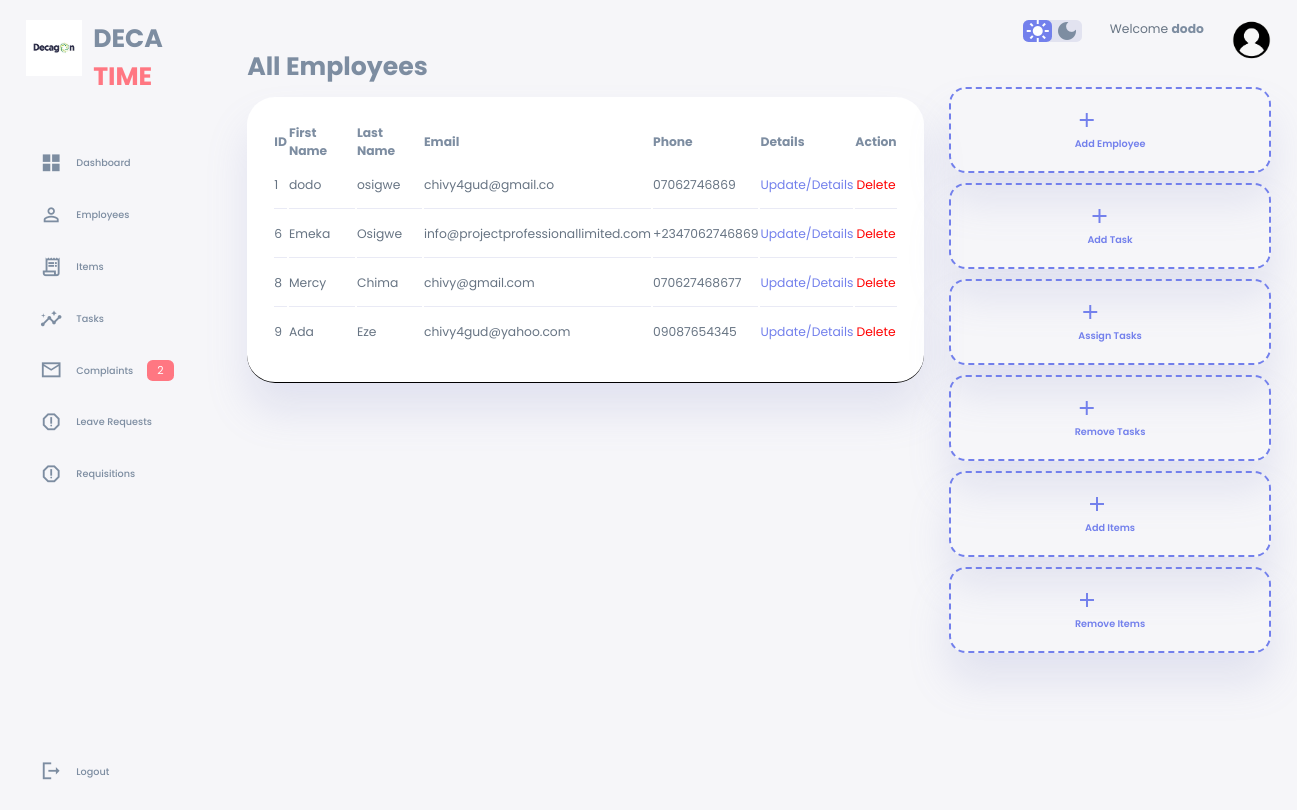
Page /report_employee (signed in) on the committed database.
### tables this page shows
CREATE TABLE employees (

    id INTEGER PRIMARY KEY AUTOINCREMENT NOT NULL,
    first_name TEXT NOT NULL,
    middle_name TEXT,
    last_name TEXT NOT NULL,
    email TEXT NOT NULL UNIQUE,
    phone TEXT NOT NULL,
    gender TEXT NOT NULL,
    country TEXT NOT NULL,
    origin_state TEXT,
    designation TEXT NOT NULL,
    aaddress TEXT NOT NULL,
    qualification TEXT,
    grade TEXT NOT NULL,
    age INTEGER,
    registration_date DATESTAMP

, 'date' DATETIME);

### app.py (the view)
@app.route("/report_employee", methods=["GET", "POST"])
@login_required
def report_employee():
    if session["user_role"] != 1:
        error_message = "Access Denied"
        return render_template("index.html", error = error_message)
    rows = db.execute("SELECT * FROM employees")
    count = 0
    return render_template("report_employees.html", rows = rows, count = count)

### app.py (called while the page is built)
@app.after_request
def after_request(response):
    response.headers["Cache-Control"] = "no-cache, no-store, must-revalidate"
    response.headers["Expires"] = 0
    response.headers["Pragma"] = "no-cache"
    return response

### helpers.py (called while the page is built)
def login_required(f):
    @wraps(f)
    def decorated_function(*args, **kwargs):
        if session.get("user_id") is None or session.get("user_name") is None or session.get("complaint_count") is None or session.get("user_role") is None or session.get("employees") is None or session.get("tasks") is None:
            return redirect("/login")
        return f(*args, **kwargs)
    return decorated_function

### templates/report_employees.html (shortened to what this page needs)
{% extends "layout.html" %}
{% block main %}
            <div class="recent">
                <h2>All Employees</h2>
                <table>
                    <thead>
                        <tr>
                            <th>ID</th>
                            <th>First Name</th>
                            <th>Last Name</th>
                            <th>Email</th>
                            <th>Phone</th>
                            <th>Details</th>
                            <th>Action</th>
                        </tr>
                    </thead>
                    <tbody>
                        {% for row in rows %}
                            <tr>
                                <td>{{ row["id"] }}</td>
                                <td>{{ row["first_name"] }}</td>
                                <td>{{ row["last_name"] }}</td>
                                <td>{{ row["email"] }}</td>
                                <td>{{ row["phone"] }}</td>
                                <td class="primary"><a href="/employee_detail?id={{ row["id"] }}">Update/Details</a></td>
                                <td class="danger"><a style="color: red;"href="/delete_employee?id={{ row["id"] }}">Delete</a></td>
                            </tr>
                            {% set count = count + 2 %}
                        {% endfor %}
                    </tbody>
                </table>
            </div>
{% endblock %}

### templates/layout.html (shortened to what this page needs)
<!DOCTYPE html>
<html lang="en">
<head>
    <link rel="stylesheet" href="/static/style.css">
</head>
<body>
    <div class="container">
        <aside>
            <div class="top">
                <div class="logo">
                    <img src="./static/images/logo.jpeg" alt="">
                    <h2>DECA <span class="danger"> TIME </span></h2>
                </div>
            </div>
            {% if session["user_role"] == 1 %}
                <div class="sidebar">
                    <a href="/">
                        <span class="material-icons-sharp">grid_view</span>
                        <h3>Dashboard</h3>
                    </a>
                    <a href="/report_employee" class="">
                        <span class="material-icons-sharp">person_outline</span>
                        <h3>Employees</h3>
                    </a>
                    <a href="/report_item" class="">
                        <span class="material-icons-sharp">receipt_long</span>
                        <h3>Items</h3>
                    </a>
                    <a href="report_task" class="">
                        <span class="material-icons-sharp">insights</span>
                        <h3>Tasks</h3>
                    </a>
                    <a href="/report_complaints" class="">
                        <span class="material-icons-sharp">mail_outline</span>
                        <h3>Complaints</h3>
                        <span class="message-count">{{ session["complaint_count"] }}</span>
                    </a>
                    <a href="/report_leave" class="">
                        <span class="material-icons-sharp">report_gmailerrorred</span>
                        <h3>Leave Requests</h3>
                    </a>
                    <a href="/report_requisition" class="">
                        <span class="material-icons-sharp">report_gmailerrorred</span>
                        <h3>Requisitions</h3>
                    </a>
                {% endif %}
                <a href="/logout" class="">
                        <span class="material-icons-sharp">logout</span>
                        <h3>Logout</h3>
                </a>
            </div>
        </aside>
        <main>
             {% block main %}{% endblock %}
        </main>
        <div class="right">
            <div class="top">
                <div class="theme-toggler">
                    <span class="material-icons-sharp active">light_mode</span>
                    <span class="material-icons-sharp">dark_mode</span>
                </div>
                <div class="profile">
                    <div class="info">
                        <p>Welcome <b>{{ session["user_name"] }}</b></p>
                    </div>
                    <div class="profile-photo">
                        <img src="./static/images/download.png" alt="Profile Picture">
                    </div>
                </div>
            </div>
            <div class="analytics">
                {% if session["user_role"] == 1 %}
                    <div class="item add-employee">
                        <div>
                            <a href="/add_employee">
                                <span class="material-icons-sharp">add</span>
                                <h3>Add Employee</h3>
                            </a>
                        </div>
                    </div>
                    <div class="item add-employee">
                        <div>
                            <a href="/task">
                            <span class="material-icons-sharp">add</span>
                            <h3>Add Task</h3>
                            </a>
                        </div>
                    </div>
                    <div class="item add-employee">
                        <div>
                            <a href="/assign">
                            <span class="material-icons-sharp">add</span>
                            <h3>Assign Tasks</h3>
                            </a>
                        </div>
                    </div>
                    <div class="item add-employee">
                        <div>
                            <a href="/delete_task">
                            <span class="material-icons-sharp">add</span>
                            <h3>Remove Tasks</h3>
                            </a>
                        </div>
                    </div>
                    <div class="item add-employee">
                        <div>
                            <a href="/item">
                            <span class="material-icons-sharp">add</span>
                            <h3>Add Items</h3>
                            </a>
                        </div>
                    </div>
                    <div class="item add-employee">
                        <div>
                            <a href="/delete_item">
                            <span class="material-icons-sharp">add</span>
                            <h3>Remove Items</h3>
                            </a>
                        </div>
                    </div>
                {% endif %}
            </div>
        </div>
    </div>
</body>

### static/style.css (style rules this page uses)
:root { --color-primary: #7380ec; --color-danger: #ff7782; --color-success: #41f1b6; --color-warning: #ffbb55; --color-white: #fff; --color-info-dark: #7d8da1; --color-info-light: #dce1eb; --color-dark: #7d8da1; --color-light: rgba(132, 139, 200, 0.18); --color-primary-variant: #111e88; --color-dark-variant: #677483; --color-background: #f6f6f9; --card-border-radius: 2rem; --border-radius-1: 0.4rem; --border-radius-2: 0.8rem; --border-radius-3: 1.2rem; --card-padding: 1.8rem; --padding-1: 1.2rem; --box-shadow: 0 2rem 3rem var(--color-light); }
* { margin: 0; padding:0; outline:0; appearance: none; border: 0; text-decoration: none; list-style: none; box-sizing: border-box; }
html { font-size: 14px; }
body { width: 100vw; height: 100vh; font-family: poppins, sans-serif; font-size: 0.88rem; background: var(--color-background); user-select: none; overflow-x: hidden; color: var(--color-dark); }
.container { display: grid; width: 96%; margin: 0 auto; gap: 1.8rem; grid-template-columns: 14rem auto 23rem; }
a { color: var(--color-dark); }
img { display: block; width: 100%; }
h2 { font-size: 1.8rem; }
h3 { font-size: 0.69rem;; }
.profile-photo { width: 2.8rem; height: 2.8rem; border-radius: 50%; overflow: hidden; }
p { color: var(--color-dark-variant); }
b { color: var(--color-dark); }
.primary { color: var(--color-primary); }
.danger { color: var(--color-danger); }
aside { height: 100vh; }
aside .top { display: flex; align-items: center; justify-content: space-between; margin-top: 1.4rem; }
aside .logo { display: flex; gap: 0.8rem; }
aside .logo img { width: 4rem; height: 4rem; }
aside .sidebar { display: flex; flex-direction: column; height: 86vh; position: relative; top: 3rem; }
aside h3 { font-weight: 500; }
aside .sidebar a { display: flex; color:var(--color-info-dark); margin-left:1rem; gap:1rem; align-items:center; position:relative; height: 3.7rem; }
aside .sidebar a span { font-size: 1.6rem; }
aside .sidebar a:last-child { position: absolute; bottom: 2rem; width: 100%; }
aside .sidebar .message-count { background: var(--color-danger); color: var(--color-white); padding: 2px 10px; font-size: 11px; border-radius: var(--border-radius-1); }
main { margin-top: 1.4rem; }
main .recent { margin-top: 2rem; }
main .recent h2 { margin-bottom: 0.8rem }
main .recent table { background:var(--color-white); width: 100%; border-radius: var(--card-border-radius); padding: var(--card-padding); text-align: left; box-shadow: var(--box-shadow); transition: all 300ms ease; border-bottom: 1px solid black; }
main table tbody td { height: 2.8rem; border-bottom: 1px solid var(--color-light); color: var(--color-dark-variant); }
main table tbody tr:last-child td { border: none; }
main .recent a { text-align: center; display: block; margin: 1rem auto; color:var(--color-primary) }
.right { margin-top: 1.4rem; }
.right .top { display: flex; justify-content: end; gap:2rem; }
.right .theme-toggler { background: var(--color-light); display: flex; justify-content: space-between; align-items: center; height: 1.6rem; width: 4.2rem; cursor: pointer; border-radius: var(--border-radius-1); }
.right .theme-toggler span { font-size: 1.rem; width: 50%; height: 100%; display: flex; align-items: center; justify-content: center; }
.right .theme-toggler span.active { background: var(--color-primary); color: white; border-radius: var(--border-radius-1); }
.right .top .profile { display: flex; gap:2rem; text-align: right; }
.right .analytics { margin-top: 2rem; }
.right .analytics .item { background: var(--color-white); display:flex; align-items: center; gap: 1rem; margin-bottom: 0.7rem; padding: 1.4rem var(--card-padding); border-radius: var(--border-radius-3); box-shadow: var(--box-shadow); transition: all 300ms ease; }
.right .analytics .add-employee { background: transparent; border: 2px dashed var(--color-primary); color: var(--color-primary); display: flex; align-items: center; justify-content: center; }
.right .analytics .add-employee div h3 { font-weight: 600; }
a { color: #7380ec; }

### rows in the picture
employees: id "1", first_name "dodo", last_name "osigwe", email "chivy4gud@gmail.co", phone "07062746869", user_name "dodo"
employees: id "6", first_name "Emeka", last_name "Osigwe", email "info@projectprofessionallimited.com", phone "+2347062746869"
employees: id "8", first_name "Mercy", last_name "Chima", email "chivy@gmail.com", phone "070627468677"
employees: id "9", first_name "Ada", last_name "Eze", email "chivy4gud@yahoo.com", phone "09087654345"

### other values in the picture
{{ session["complaint_count"] }} "2"
